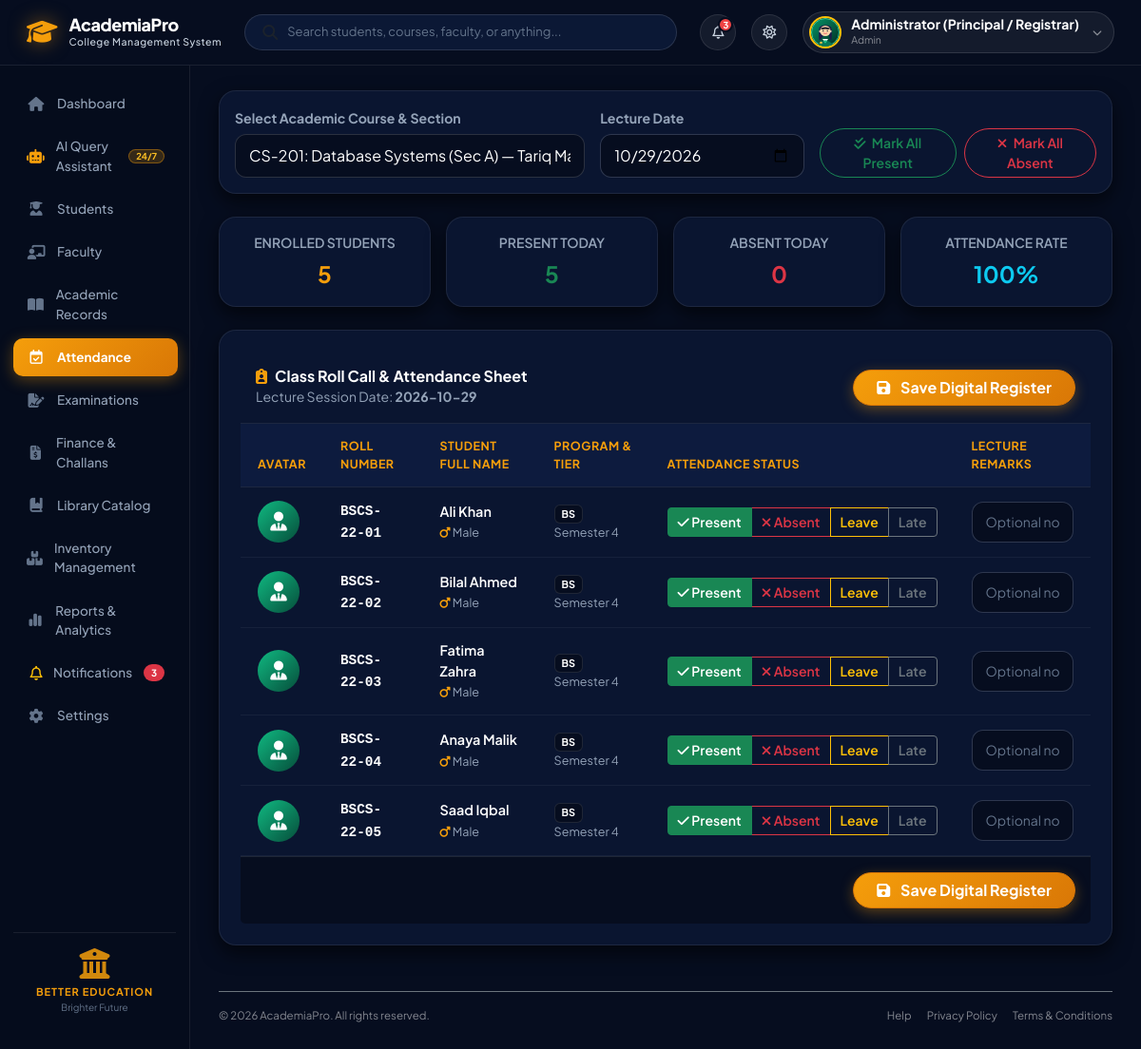
The app's page /attendance (signed in) with its own data.
### tables this page shows
CREATE TABLE enrollment (
        enrollment_id INTEGER PRIMARY KEY AUTOINCREMENT,
        student_id INTEGER NOT NULL REFERENCES student(student_id) ON DELETE CASCADE,
        section_id INTEGER NOT NULL REFERENCES section(section_id) ON DELETE RESTRICT,
        enrollment_date TEXT DEFAULT CURRENT_DATE,
        status TEXT NOT NULL DEFAULT 'Enrolled' CHECK (status IN ('Enrolled', 'Completed', 'Dropped', 'Withdrawn')),
        final_grade TEXT,
        gpa_points REAL,
        UNIQUE (student_id, section_id)
    );

CREATE TABLE student (
        student_id INTEGER PRIMARY KEY AUTOINCREMENT,
        roll_number TEXT NOT NULL UNIQUE,
        user_id INTEGER NOT NULL UNIQUE REFERENCES user_account(user_id) ON DELETE RESTRICT,
        program_id INTEGER NOT NULL REFERENCES program(program_id) ON DELETE RESTRICT,
        first_name TEXT NOT NULL,
        last_name TEXT NOT NULL,
        email TEXT NOT NULL UNIQUE,
        cnic TEXT NOT NULL UNIQUE,
        phone TEXT,
        date_of_birth TEXT NOT NULL,
        admission_date TEXT DEFAULT CURRENT_DATE,
        current_semester_num INTEGER NOT NULL DEFAULT 1,
        status TEXT NOT NULL DEFAULT 'Active' CHECK (status IN ('Active', 'Probation', 'Suspended', 'Graduated', 'Withdrawn'))
    , father_name TEXT DEFAULT 'Not Specified', gender TEXT DEFAULT 'Male', guardian_phone TEXT, address TEXT DEFAULT 'Multan, Pakistan', blood_group TEXT DEFAULT 'O+', academic_tier TEXT DEFAULT 'BS', part_or_year TEXT DEFAULT 'Semester 1', photo_url TEXT DEFAULT '');

### app/app.py (the view, shortened to what this page needs)
@app.route("/attendance", methods=["GET", "POST"])
def attendance():
    sections = db.get_sections_for_attendance()
    default_sec = sections[0]["section_id"] if sections else 1
    selected_section_id = int(request.args.get("section_id", default_sec))
    lecture_date = request.args.get("lecture_date", datetime.date.today().strftime("%Y-%m-%d"))
    students = db.get_students_for_attendance(selected_section_id, lecture_date)
    return render_template(
        "attendance.html",
        sections=sections,
        selected_section_id=selected_section_id,
        lecture_date=lecture_date,
        students=students
    )

### app/database_engine.py (called while the page is built, shortened)
    def get_connection(self):
        if self.use_postgres:
            import psycopg2
            from psycopg2.extras import RealDictCursor
            return psycopg2.connect(**self.pg_config, cursor_factory=RealDictCursor)
        else:
            conn = sqlite3.connect(SQLITE_DB_PATH)
            conn.row_factory = sqlite3.Row
            return conn

    def query(self, sql: str, params: tuple = ()) -> List[Dict[str, Any]]:
        conn = self.get_connection()
        try:
            cursor = conn.cursor()
            cursor.execute(sql, params)
            if cursor.description:
                columns = [col[0] for col in cursor.description]
                rows = cursor.fetchall()
                result = [dict(zip(columns, row)) for row in rows]
            else:
                conn.commit()
                result = []
            return result
        finally:
            conn.close()

    def get_college_profile(self) -> Dict[str, Any]:
        try:
            profiles = self.query("SELECT * FROM college_profile LIMIT 1")
            if profiles:
                p = dict(profiles[0])
                if not p.get("campus_image_url"):
                    p["campus_image_url"] = "https://images.unsplash.com/photo-1541339907198-e08756dedf3f?auto=format&fit=crop&w=1200&q=80"
                return p
        except Exception:
            pass

    def get_sections_for_attendance(self) -> List[Dict[str, Any]]:
        sql = """
        SELECT sec.section_id, sec.section_name, sec.room_number,
               c.course_code, c.title as course_title,
               COALESCE(t.first_name || ' ' || t.last_name, 'Faculty Head') as teacher_name,
               p.program_code, p.program_name, p.degree_level,
               COUNT(e.enrollment_id) as enrolled_count
        FROM section sec
        JOIN course c ON sec.course_id = c.course_id
        JOIN program p ON c.program_id = p.program_id
        LEFT JOIN teacher t ON sec.teacher_id = t.teacher_id
        LEFT JOIN enrollment e ON sec.section_id = e.section_id
        GROUP BY sec.section_id
        ORDER BY p.degree_level, c.course_code;
        """
        return self.query(sql)

### app/templates/attendance.html (shortened to what this page needs)
{% extends "base.html" %}
{% block content %}
<div class="main-content">
    <div class="card border-0 shadow-sm rounded-4 mb-4 bg-white p-3">
        <form method="GET" action="{{ url_for('attendance') }}" class="row g-3 align-items-end">
            <div class="col-md-5">
                <label class="form-label small fw-bold text-muted">Select Academic Course & Section</label>
                <select name="section_id" class="form-select border-2" onchange="this.form.submit()">
                    {% for sec in sections %}
                    <option value="{{ sec.section_id }}" {% if sec.section_id == selected_section_id %}selected{% endif %}>
                        {{ sec.course_code }}: {{ sec.course_title }} (Sec {{ sec.section_name }}) — {{ sec.teacher_name }} [{{ sec.enrolled_count }} Students]
                    </option>
                    {% endfor %}
                </select>
            </div>
            <div class="col-md-3">
                <label class="form-label small fw-bold text-muted">Lecture Date</label>
                <input type="date" name="lecture_date" class="form-control border-2" value="{{ lecture_date }}" onchange="this.form.submit()">
            </div>
            <div class="col-md-4 text-md-end">
                <div class="d-flex gap-2 justify-content-md-end">
                    <button type="button" class="btn btn-outline-success btn-sm rounded-pill fw-semibold px-3" onclick="bulkSet('Present')">
                        <i class="fa-solid fa-check-double me-1"></i> Mark All Present
                    </button>
                    <button type="button" class="btn btn-outline-danger btn-sm rounded-pill fw-semibold px-3" onclick="bulkSet('Absent')">
                        <i class="fa-solid fa-xmark me-1"></i> Mark All Absent
                    </button>
                </div>
            </div>
        </form>
    </div>
    <div class="row g-3 mb-4">
        <div class="col-6 col-md-3">
            <div class="card border-0 shadow-sm rounded-3 p-3 bg-white text-center">
                <div class="text-muted small fw-semibold">ENROLLED STUDENTS</div>
                <div class="fs-4 fw-bold text-primary mt-1" id="tallyTotal">{{ students|length }}</div>
            </div>
        </div>
        <div class="col-6 col-md-3">
            <div class="card border-0 shadow-sm rounded-3 p-3 bg-white text-center">
                <div class="text-muted small fw-semibold">PRESENT TODAY</div>
                <div class="fs-4 fw-bold text-success mt-1" id="tallyPresent">0</div>
            </div>
        </div>
        <div class="col-6 col-md-3">
            <div class="card border-0 shadow-sm rounded-3 p-3 bg-white text-center">
                <div class="text-muted small fw-semibold">ABSENT TODAY</div>
                <div class="fs-4 fw-bold text-danger mt-1" id="tallyAbsent">0</div>
            </div>
        </div>
        <div class="col-6 col-md-3">
            <div class="card border-0 shadow-sm rounded-3 p-3 bg-white text-center">
                <div class="text-muted small fw-semibold">ATTENDANCE RATE</div>
                <div class="fs-4 fw-bold text-info mt-1" id="tallyRate">100%</div>
            </div>
        </div>
    </div>
    <form method="POST" action="{{ url_for('attendance') }}" id="attendanceForm">
        <div class="card border-0 shadow-sm rounded-4 bg-white overflow-hidden mb-4">
            <div class="card-header bg-white py-3 border-bottom d-flex justify-content-between align-items-center">
                <div>
                    <h6 class="fw-bold mb-0 text-dark">
                        <i class="fa-solid fa-clipboard-user text-primary me-2"></i>Class Roll Call & Attendance Sheet
                    </h6>
                    <small class="text-muted">Lecture Session Date: <strong>{{ lecture_date }}</strong></small>
                </div>
                <button type="submit" class="btn btn-primary fw-bold px-4 rounded-pill shadow-sm">
                    <i class="fa-solid fa-floppy-disk me-2"></i> Save Digital Register
                </button>
            </div>
            <div class="table-responsive">
                <table class="table table-hover align-middle mb-0">
                    <thead class="table-light small text-muted">
                        <tr>
                            <th style="width: 70px;">Avatar</th>
                            <th>Roll Number</th>
                            <th>Student Full Name</th>
                            <th>Program & Tier</th>
                            <th style="width: 320px;">Attendance Status</th>
                            <th>Lecture Remarks</th>
                        </tr>
                    </thead>
                    <tbody>
                        {% for st in students %}
                        <tr>
                            <td>
                                {% if st.photo_url %}
                                <img src="{{ st.photo_url }}" class="rounded-circle" style="width: 44px; height: 44px; object-fit: cover;" alt="Photo">
                                {% elif st.gender == 'Female' %}
                                <div style="width: 44px; height: 44px; border-radius: 50%; background: linear-gradient(135deg, #f43f5e 0%, #be123c 100%); display: flex; align-items: center; justify-content: center; color: white;">
                                    <i class="fa-solid fa-user-graduate fs-5"></i>
                                </div>
                                {% else %}
                                <div style="width: 44px; height: 44px; border-radius: 50%; background: linear-gradient(135deg, #10b981 0%, #064e3b 100%); display: flex; align-items: center; justify-content: center; color: white;">
                                    <i class="fa-solid fa-user-tie fs-5"></i>
                                </div>
                                {% endif %}
                            </td>
                            <td>
                                <span class="fw-bold text-dark font-monospace">{{ st.roll_number }}</span>
                            </td>
                            <td>
                                <div class="fw-semibold text-dark">{{ st.first_name }} {{ st.last_name }}</div>
                                <small class="text-muted">
                                    <i class="fa-solid {{ 'fa-venus text-danger' if st.gender == 'Female' else 'fa-mars text-primary' }}"></i> {{ st.gender }}
                                </small>
                            </td>
                            <td>
                                <span class="badge bg-light text-dark border">{{ st.academic_tier }}</span>
                                <small class="text-muted d-block">{{ st.part_or_year }}</small>
                            </td>
                            <td>
                                <div class="btn-group w-100" role="group">
                                    <label class="btn btn-outline-success btn-sm py-1 fw-semibold" for="p_{{ st.enrollment_id }}">
                                        <i class="fa-solid fa-check"></i> Present
                                    </label>
                                    <label class="btn btn-outline-danger btn-sm py-1 fw-semibold" for="a_{{ st.enrollment_id }}">
                                        <i class="fa-solid fa-xmark"></i> Absent
                                    </label>
                                    <label class="btn btn-outline-warning btn-sm py-1 fw-semibold" for="l_{{ st.enrollment_id }}">
                                        Leave
                                    </label>
                                    <label class="btn btn-outline-secondary btn-sm py-1 fw-semibold" for="t_{{ st.enrollment_id }}">
                                        Late
                                    </label>
                                </div>
                            </td>
                            <td>
                                <input type="text" name="remarks_{{ st.enrollment_id }}" class="form-control form-control-sm" placeholder="Optional notes (e.g. sick leave, late by 15 mins)..." value="{{ st.remarks }}">
                            </td>
                        </tr>
                        {% endfor %}
                    </tbody>
                </table>
            </div>
            {% if students %}
            <div class="card-footer bg-light p-3 text-end border-top">
                <button type="submit" class="btn btn-primary fw-bold px-4 rounded-pill shadow-sm">
                    <i class="fa-solid fa-floppy-disk me-2"></i> Save Digital Register
                </button>
            </div>
            {% endif %}
        </div>
    </form>
</div>
{% endblock %}

### app/templates/base.html (style rules this page uses)
:root { --bs-primary: #f59e0b !important; --bs-primary-rgb: 245, 158, 11 !important; --bs-link-color: #f59e0b !important; --bs-link-hover-color: #fbbf24 !important; --bs-body-bg: #060d1f !important; --bs-body-color: #ffffff !important; --bs-border-color: rgba(255, 255, 255, 0.1) !important; --bg-canvas: #060d1f; --bg-surface: #0a1530; --bg-card: rgba(14, 28, 58, 0.75); --border-glass: rgba(255, 255, 255, 0.08); --border-gold: rgba(245, 158, 11, 0.4); --gold-primary: #f59e0b; --gold-gradient: linear-gradient(135deg, #f59e0b 0%, #d97706 100%); --navy-gradient: linear-gradient(180deg, #060d1f 0%, #0a1530 100%); --text-main: #ffffff; --text-muted: #94a3b8; }
.text-primary, a.text-primary, .text-primary-emphasis { color: #f59e0b !important; }
.btn-primary { background: linear-gradient(135deg, #f59e0b 0%, #d97706 100%) !important; border-color: #d97706 !important; color: #ffffff !important; font-weight: 700 !important; box-shadow: 0 4px 14px rgba(245, 158, 11, 0.35) !important; }
.card, .card-stat, .bg-white, .card-header.bg-white, .card-footer.bg-white, .modal-content, .offcanvas { background-color: #0a1530 !important; color: #ffffff !important; border-color: rgba(255, 255, 255, 0.08) !important; }
.card-header { background-color: #0d1b3e !important; color: #ffffff !important; border-bottom: 1px solid rgba(255, 255, 255, 0.08) !important; }
.bg-light, .card.bg-light, .form-control.bg-light { background-color: #060d1f !important; color: #cbd5e1 !important; border-color: rgba(255, 255, 255, 0.1) !important; }
.table { --bs-table-bg: transparent !important; --bs-table-color: #ffffff !important; --bs-table-border-color: rgba(255, 255, 255, 0.08) !important; color: #ffffff !important; }
.table-light, .table-light th, .table-light td, thead.table-light th { background-color: #0d1b3e !important; color: #f59e0b !important; border-color: rgba(255, 255, 255, 0.08) !important; }
.form-control, .form-select { background-color: #060d1f !important; border: 1px solid rgba(255, 255, 255, 0.15) !important; color: #ffffff !important; }
.form-control::placeholder { color: #64748b !important; }
.form-label { color: #cbd5e1 !important; }
.form-select option { background-color: #0a1530 !important; color: #ffffff !important; }
.card .text-dark, .modal-content .text-dark, .offcanvas .text-dark, h5.text-dark, h6.text-dark { color: #ffffff !important; }
.card .text-muted, .modal-content .text-muted, .text-secondary { color: #94a3b8 !important; }
* { box-sizing: border-box; margin: 0; padding: 0; }
body { font-family: 'Plus Jakarta Sans', sans-serif; background-color: var(--bg-canvas); color: #ffffff; min-height: 100vh; overflow-x: hidden; -webkit-font-smoothing: antialiased; }

### records on screen
enrollment: roll_number "BSCS-22-01", first_name "Ali", last_name "Khan", gender "Male", academic_tier "BS", part_or_year "Semester 4", enrollment_id "Optional notes (e.g. sick leave, late by 15 mins)..."
enrollment: roll_number "BSCS-22-02", first_name "Bilal", last_name "Ahmed", gender "Male", academic_tier "BS", part_or_year "Semester 4"
enrollment: roll_number "BSCS-22-03", first_name "Fatima", last_name "Zahra", gender "Male", academic_tier "BS", part_or_year "Semester 4"
enrollment: roll_number "BSCS-22-04", first_name "Anaya", last_name "Malik", gender "Male", academic_tier "BS", part_or_year "Semester 4"
enrollment: roll_number "BSCS-22-05", first_name "Saad", last_name "Iqbal", gender "Male", academic_tier "BS", part_or_year "Semester 4", enrollment_id "Optional notes (e.g. sick leave, late by 15 mins)..."

### other values on screen
{{ logged_user }} "Administrator (Principal / Registrar)"
{{ logged_role }} "Admin"
{{ students|length }} "5"
{{ lecture_date }} "2026-10-29"
form field section_id "CS-201: Database Systems (Sec A) — Tariq Mahmood [5 Students]"
